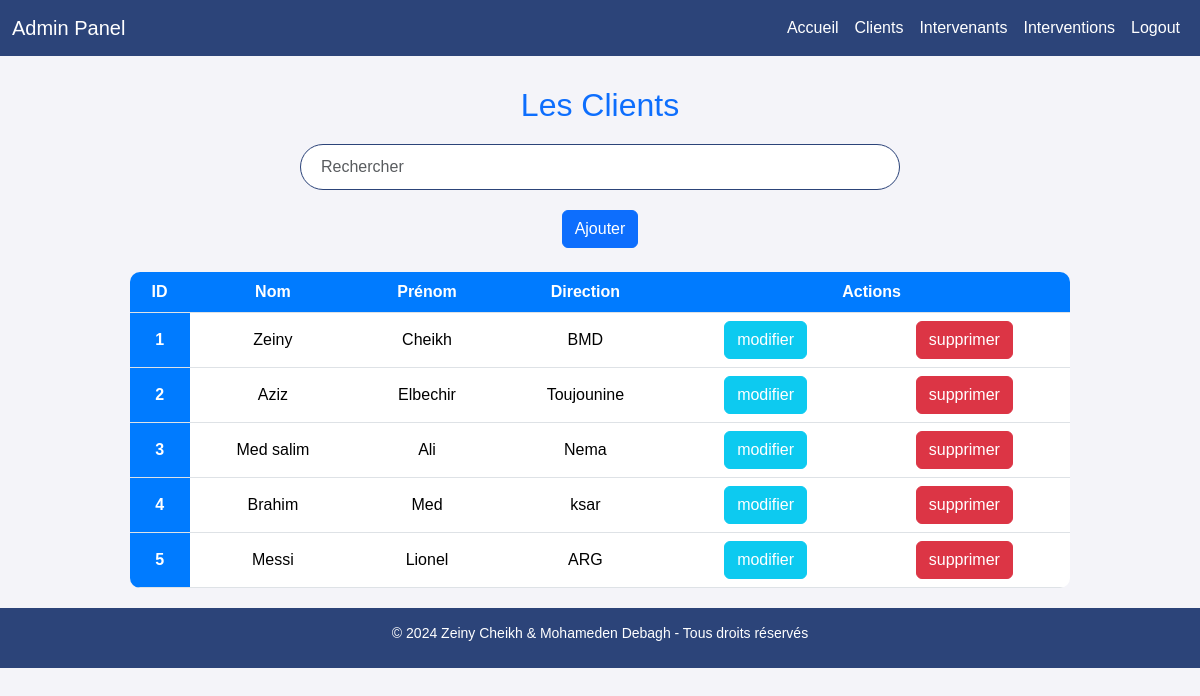
The app's page /clients (signed in), older data.
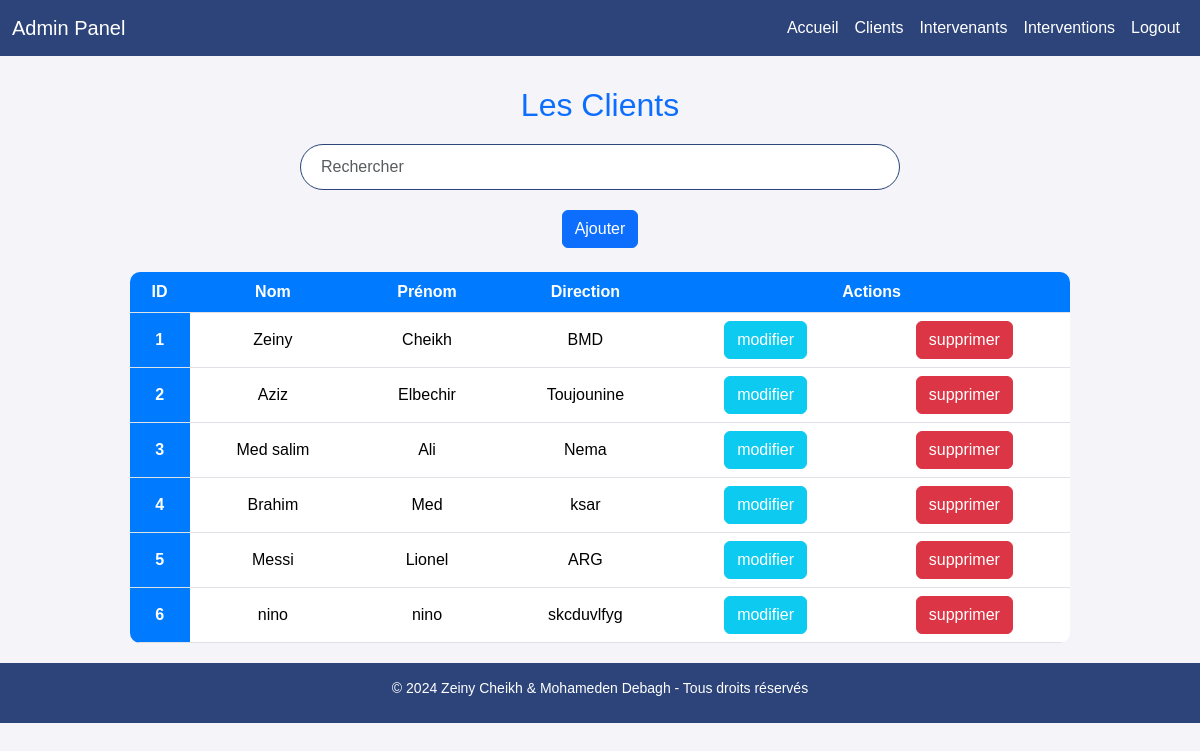
The same page, newer data.
### main.py (models this page shows, shortened)
class Client(db.Model):
    id = db.Column(db.Integer, primary_key=True)
    nom = db.Column(db.String(50), nullable=False)
    prenom = db.Column(db.String(50), nullable=False)
    direction = db.Column(db.String(50), nullable=False)

### main.py (the view)
@app.route('/clients')
def clients():
    if session:
        clients = Client.query.all()
        return render_template('Clients.html', clients=clients)
    else:
        return redirect(url_for('index'))

### templates/Clients.html (shortened to what this page needs)
<!DOCTYPE html>
<html lang="fr">
<head>
    <link rel="stylesheet" href="{{url_for('static', filename='css/style.css')}}">
</head>
<body>
    <div>
        <nav class="navbar navbar-expand-lg navbar-dark">
            <div class="container-fluid">
                <a class="navbar-brand" href="#">Admin Panel</a>
                <div class="collapse navbar-collapse" id="navbarSupportedContent">
                    <ul class="navbar-nav ms-auto mb-2 mb-lg-0">
                        <li class="nav-item">
                            <a class="nav-link active" href="{{ url_for('homme') }}">Accueil</a>
                        </li>
                        <li class="nav-item">
                            <a class="nav-link active" href="{{ url_for('clients') }}">Clients</a>
                        </li>
                        <li class="nav-item">
                            <a class="nav-link active" href="{{ url_for('intervenant') }}">Intervenants</a>
                        </li>
                        <li class="nav-item">
                            <a class="nav-link active" href="{{ url_for('intervention') }}">Interventions</a>
                        </li>
                        <li class="nav-item">
                            <a class="nav-link active" href="{{ url_for('logout') }}">Logout</a>
                        </li>
                    </ul>
                </div>
            </div>
        </nav>
        <main class="content">
            <div class="content">
                <h2 class="text-center text-primary mt-4">Les Clients</h2>
                <div class="search-container">
                    <input class="form-control" type="text" id="search-input" placeholder="Rechercher"
                        onkeyup="searchTable()">
                </div>
                <div class="text-center">
                    <a class="btn btn-primary" href="{{ url_for('clients_form') }}">
                        Ajouter</a>
                </div>
                <div class="container-fluid" style="margin-bottom: 20px";>
                    <table id="myTable" class="table table-hover mt-4 text-center" style="width: 80%; margin: auto;">
                        <thead>
                            <tr>
                                <th scope="col">ID</th>
                                <th scope="col">Nom</th>
                                <th scope="col">Prénom</th>
                                <th scope="col">Direction</th>
                                <th scope="col"  colspan="2">Actions</th>
                            </tr>
                        </thead>
                        <tbody>
                            {% for client in clients %}
                            <tr>
                                <th scope="row">{{ client.id }}</th>
                                <td>{{ client.nom }}</td>
                                <td>{{ client.prenom }}</td>
                                <td>{{ client.direction }}</td>
                                <td>
                                    <a class="btn btn-info" style="color: #fff;"  href="{{ url_for('edit_client', client_id=client.id) }}">
                                        modifier
                                    </a>
                                </td>
                                <td>
                                    <a class="btn btn-danger" href="{{ url_for('delete_client', client_id=client.id) }}"
                                        onclick="return confirm('Êtes-vous sûr de vouloir supprimer cet client ?')">
                                        supprimer
                                    </a>
                                </td>
                            </tr>
                            {% endfor %}
                        </tbody>
                    </table>
                </div>
            </div>
        </main>
        <footer class="text-center">
            <p>&copy; 2024 Zeiny Cheikh & Mohameden Debagh - Tous droits réservés</p>
        </footer>
    </div>
</body>
</html>

### templates/Clients.html (style rules this page uses)
body { font-family: 'Arial', sans-serif; background-color: #f4f4f9; }
.navbar { background-color: #2c4479; margin-bottom: 30px; }
.navbar-nav .nav-link { color: white !important; transition: color 0.3s ease; }
.search-container input { border-radius: 50px; padding: 10px 20px; border: 1px solid #2c4479; width: 50%; margin: 20px auto; }
.table { border-radius: 10px; overflow: hidden; margin-bottom:100px; }
.table th { background-color: #007bff; color: white; }
.table td, .table th { vertical-align: middle; }
footer { background-color: #2c4479; color: white; padding: 15px 0; width: 100%; bottom: 0; left: 0; height: 60px; }
footer p { margin: 0; font-size: 14px; }
.btn { transition: transform 0.3s ease; }

Row changes from the older to the newer data that the page shows:
added Client: id "6", nom "nino", prenom "nino", direction "skcduvlfyg"
